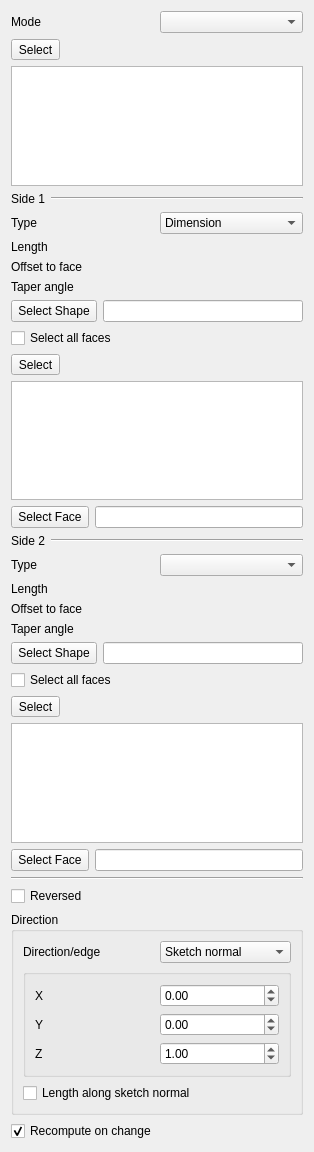
<?xml version="1.0" encoding="UTF-8"?>
<ui version="4.0">
 <class>PartDesignGui::TaskPadPocketParameters</class>
 <widget class="QWidget" name="PartDesignGui::TaskPadPocketParameters">
  <property name="geometry">
   <rect>
    <x>0</x>
    <y>0</y>
    <width>314</width>
    <height>1152</height>
   </rect>
  </property>
  <property name="windowTitle">
   <string notr="true">Form</string>
  </property>
  <layout class="QVBoxLayout" name="verticalLayout">
   <item>
    <layout class="QGridLayout" name="gridLayout">
     <item row="11" column="1">
      <widget class="Gui::PrefQuantitySpinBox" name="offsetEdit" native="true">
       <property name="keyboardTracking" stdset="0">
        <bool>false</bool>
       </property>
       <property name="unit" stdset="0">
        <string notr="true">mm</string>
       </property>
      </widget>
     </item>
     <item row="9" column="1">
      <widget class="QComboBox" name="changeMode">
       <item>
        <property name="text">
         <string>Dimension</string>
        </property>
       </item>
      </widget>
     </item>
     <item row="17" column="0">
      <widget class="QLabel" name="labelLength2">
       <property name="text">
        <string>Length</string>
       </property>
      </widget>
     </item>
     <item row="16" column="0">
      <widget class="QLabel" name="typeLabel2">
       <property name="text">
        <string>Type</string>
       </property>
      </widget>
     </item>
     <item row="19" column="0">
      <widget class="QLabel" name="labelTaperAngle2">
       <property name="toolTip">
        <string>Angle to taper the extrusion</string>
       </property>
       <property name="text">
        <string>Taper angle</string>
       </property>
      </widget>
     </item>
     <item row="19" column="1">
      <widget class="Gui::PrefQuantitySpinBox" name="taperEdit2" native="true">
       <property name="keyboardTracking" stdset="0">
        <bool>false</bool>
       </property>
       <property name="unit" stdset="0">
        <string notr="true">deg</string>
       </property>
      </widget>
     </item>
     <item row="0" column="0">
      <widget class="QLabel" name="sidesLabel">
       <property name="text">
        <string>Mode</string>
       </property>
      </widget>
     </item>
     <item row="8" column="0" colspan="2">
      <layout class="QHBoxLayout" name="verticalLayout_220">
       <property name="leftMargin">
        <number>0</number>
       </property>
       <property name="topMargin">
        <number>0</number>
       </property>
       <property name="rightMargin">
        <number>0</number>
       </property>
       <property name="bottomMargin">
        <number>0</number>
       </property>
       <item>
        <widget class="QLabel" name="side1Label">
         <property name="text">
          <string>Side 1</string>
         </property>
        </widget>
       </item>
       <item>
        <widget class="Line" name="line1">
         <property name="sizePolicy">
          <sizepolicy hsizetype="Expanding" vsizetype="Fixed">
           <horstretch>0</horstretch>
           <verstretch>0</verstretch>
          </sizepolicy>
         </property>
         <property name="orientation">
          <enum>Qt::Orientation::Horizontal</enum>
         </property>
        </widget>
       </item>
      </layout>
     </item>
     <item row="16" column="1">
      <widget class="QComboBox" name="changeMode2"/>
     </item>
     <item row="11" column="0">
      <widget class="QLabel" name="labelOffset">
       <property name="text">
        <string>Offset to face</string>
       </property>
      </widget>
     </item>
     <item row="12" column="1">
      <widget class="Gui::PrefQuantitySpinBox" name="taperEdit" native="true">
       <property name="keyboardTracking" stdset="0">
        <bool>false</bool>
       </property>
       <property name="unit" stdset="0">
        <string notr="true">deg</string>
       </property>
      </widget>
     </item>
     <item row="15" column="0" colspan="2">
      <layout class="QHBoxLayout" name="verticalLayout_221">
       <property name="leftMargin">
        <number>0</number>
       </property>
       <property name="topMargin">
        <number>0</number>
       </property>
       <property name="rightMargin">
        <number>0</number>
       </property>
       <property name="bottomMargin">
        <number>0</number>
       </property>
       <item>
        <widget class="QLabel" name="side2Label">
         <property name="text">
          <string>Side 2</string>
         </property>
        </widget>
       </item>
       <item>
        <widget class="Line" name="line2">
         <property name="sizePolicy">
          <sizepolicy hsizetype="Expanding" vsizetype="Fixed">
           <horstretch>0</horstretch>
           <verstretch>0</verstretch>
          </sizepolicy>
         </property>
         <property name="orientation">
          <enum>Qt::Orientation::Horizontal</enum>
         </property>
        </widget>
       </item>
      </layout>
     </item>
     <item row="17" column="1">
      <widget class="Gui::PrefQuantitySpinBox" name="lengthEdit2" native="true">
       <property name="keyboardTracking" stdset="0">
        <bool>false</bool>
       </property>
       <property name="unit" stdset="0">
        <string notr="true">mm</string>
       </property>
      </widget>
     </item>
     <item row="10" column="0">
      <widget class="QLabel" name="labelLength">
       <property name="text">
        <string>Length</string>
       </property>
      </widget>
     </item>
     <item row="10" column="1">
      <widget class="Gui::PrefQuantitySpinBox" name="lengthEdit" native="true">
       <property name="keyboardTracking" stdset="0">
        <bool>false</bool>
       </property>
       <property name="unit" stdset="0">
        <string notr="true">mm</string>
       </property>
      </widget>
     </item>
     <item row="0" column="1">
      <widget class="QComboBox" name="sidesMode"/>
     </item>
     <item row="18" column="0">
      <widget class="QLabel" name="labelOffset2">
       <property name="text">
        <string>Offset to face</string>
       </property>
      </widget>
     </item>
     <item row="13" column="0" colspan="2">
      <widget class="QFrame" name="upToShapeList">
       <property name="frameShadow">
        <enum>QFrame::Shadow::Plain</enum>
       </property>
       <property name="lineWidth">
        <number>0</number>
       </property>
       <layout class="QVBoxLayout">
        <property name="leftMargin">
         <number>0</number>
        </property>
        <property name="topMargin">
         <number>0</number>
        </property>
        <property name="rightMargin">
         <number>0</number>
        </property>
        <property name="bottomMargin">
         <number>0</number>
        </property>
        <item>
         <layout class="QGridLayout" name="_2">
          <item row="0" column="1">
           <widget class="QLineEdit" name="lineShapeName">
            <property name="readOnly">
             <bool>true</bool>
            </property>
           </widget>
          </item>
          <item row="0" column="0">
           <widget class="QToolButton" name="buttonShape">
            <property name="minimumSize">
             <size>
              <width>0</width>
              <height>22</height>
             </size>
            </property>
            <property name="text">
             <string>Select Shape</string>
            </property>
            <property name="checkable">
             <bool>true</bool>
            </property>
           </widget>
          </item>
         </layout>
        </item>
        <item>
         <widget class="QCheckBox" name="checkBoxAllFaces">
          <property name="enabled">
           <bool>true</bool>
          </property>
          <property name="toolTip">
           <string>Selects all faces of the shape</string>
          </property>
          <property name="text">
           <string>Select all faces</string>
          </property>
         </widget>
        </item>
        <item>
         <widget class="QWidget" name="upToShapeFaces" native="true">
          <layout class="QVBoxLayout" name="verticalLayout_2">
           <property name="leftMargin">
            <number>0</number>
           </property>
           <property name="topMargin">
            <number>0</number>
           </property>
           <property name="rightMargin">
            <number>0</number>
           </property>
           <property name="bottomMargin">
            <number>0</number>
           </property>
           <item>
            <widget class="QToolButton" name="buttonShapeFace">
             <property name="toolTip">
              <string>Toggles between selection and preview mode</string>
             </property>
             <property name="text">
              <string>Select</string>
             </property>
             <property name="checkable">
              <bool>true</bool>
             </property>
            </widget>
           </item>
           <item>
            <widget class="QListWidget" name="listWidgetReferences">
             <property name="selectionMode">
              <enum>QAbstractItemView::SelectionMode::ExtendedSelection</enum>
             </property>
            </widget>
           </item>
          </layout>
         </widget>
        </item>
       </layout>
      </widget>
     </item>
     <item row="21" column="0" colspan="2">
      <layout class="QGridLayout" name="gridLayout_52">
       <item row="0" column="1">
        <widget class="QLineEdit" name="lineFaceName2">
         <property name="readOnly">
          <bool>true</bool>
         </property>
        </widget>
       </item>
       <item row="0" column="0">
        <widget class="QToolButton" name="buttonFace2">
         <property name="minimumSize">
          <size>
           <width>0</width>
           <height>22</height>
          </size>
         </property>
         <property name="text">
          <string>Select Face</string>
         </property>
         <property name="checkable">
          <bool>true</bool>
         </property>
        </widget>
       </item>
      </layout>
     </item>
     <item row="14" column="0" colspan="2">
      <layout class="QGridLayout" name="gridLayout_5">
       <item row="0" column="1">
        <widget class="QLineEdit" name="lineFaceName">
         <property name="readOnly">
          <bool>true</bool>
         </property>
        </widget>
       </item>
       <item row="0" column="0">
        <widget class="QToolButton" name="buttonFace">
         <property name="minimumSize">
          <size>
           <width>0</width>
           <height>22</height>
          </size>
         </property>
         <property name="text">
          <string>Select Face</string>
         </property>
         <property name="checkable">
          <bool>true</bool>
         </property>
        </widget>
       </item>
      </layout>
     </item>
     <item row="12" column="0">
      <widget class="QLabel" name="labelTaperAngle">
       <property name="toolTip">
        <string>Angle to taper the extrusion</string>
       </property>
       <property name="text">
        <string>Taper angle</string>
       </property>
      </widget>
     </item>
     <item row="20" column="0" colspan="2">
      <widget class="QFrame" name="upToShapeList2">
       <property name="frameShadow">
        <enum>QFrame::Shadow::Plain</enum>
       </property>
       <property name="lineWidth">
        <number>0</number>
       </property>
       <layout class="QVBoxLayout">
        <property name="leftMargin">
         <number>0</number>
        </property>
        <property name="topMargin">
         <number>0</number>
        </property>
        <property name="rightMargin">
         <number>0</number>
        </property>
        <property name="bottomMargin">
         <number>0</number>
        </property>
        <item>
         <layout class="QGridLayout" name="_22">
          <item row="0" column="1">
           <widget class="QLineEdit" name="lineShapeName2">
            <property name="readOnly">
             <bool>true</bool>
            </property>
           </widget>
          </item>
          <item row="0" column="0">
           <widget class="QToolButton" name="buttonShape2">
            <property name="minimumSize">
             <size>
              <width>0</width>
              <height>22</height>
             </size>
            </property>
            <property name="text">
             <string>Select Shape</string>
            </property>
            <property name="checkable">
             <bool>true</bool>
            </property>
           </widget>
          </item>
         </layout>
        </item>
        <item>
         <widget class="QCheckBox" name="checkBoxAllFaces2">
          <property name="enabled">
           <bool>true</bool>
          </property>
          <property name="toolTip">
           <string>Selects all faces of the shape</string>
          </property>
          <property name="text">
           <string>Select all faces</string>
          </property>
         </widget>
        </item>
        <item>
         <widget class="QWidget" name="upToShapeFaces2" native="true">
          <layout class="QVBoxLayout" name="verticalLayout_222">
           <property name="leftMargin">
            <number>0</number>
           </property>
           <property name="topMargin">
            <number>0</number>
           </property>
           <property name="rightMargin">
            <number>0</number>
           </property>
           <property name="bottomMargin">
            <number>0</number>
           </property>
           <item>
            <widget class="QToolButton" name="buttonShapeFace2">
             <property name="toolTip">
              <string>Toggles between selection and preview mode</string>
             </property>
             <property name="text">
              <string>Select</string>
             </property>
             <property name="checkable">
              <bool>true</bool>
             </property>
            </widget>
           </item>
           <item>
            <widget class="QListWidget" name="listWidgetReferences2">
             <property name="selectionMode">
              <enum>QAbstractItemView::SelectionMode::ExtendedSelection</enum>
             </property>
            </widget>
           </item>
          </layout>
         </widget>
        </item>
       </layout>
      </widget>
     </item>
     <item row="9" column="0">
      <widget class="QLabel" name="textLabel1">
       <property name="text">
        <string>Type</string>
       </property>
      </widget>
     </item>
     <item row="18" column="1">
      <widget class="Gui::PrefQuantitySpinBox" name="offsetEdit2" native="true">
       <property name="keyboardTracking" stdset="0">
        <bool>false</bool>
       </property>
       <property name="unit" stdset="0">
        <string notr="true">mm</string>
       </property>
      </widget>
     </item>
     <item row="7" column="0" colspan="2">
      <layout class="QVBoxLayout" name="referencesLayout">
       <item>
        <widget class="QToolButton" name="buttonRefSel">
         <property name="sizePolicy">
          <sizepolicy hsizetype="Fixed" vsizetype="Fixed">
           <horstretch>0</horstretch>
           <verstretch>0</verstretch>
          </sizepolicy>
         </property>
         <property name="toolTip">
          <string>Enables or disables selection of the profile to extrude.</string>
         </property>
         <property name="text">
          <string>Select</string>
         </property>
         <property name="checkable">
          <bool>true</bool>
         </property>
        </widget>
       </item>
       <item>
        <widget class="QListWidget" name="profileListWidgetReferences">
         <property name="sizePolicy">
          <sizepolicy hsizetype="Expanding" vsizetype="Expanding">
           <horstretch>0</horstretch>
           <verstretch>0</verstretch>
          </sizepolicy>
         </property>
         <property name="selectionMode">
          <enum>QAbstractItemView::SelectionMode::ExtendedSelection</enum>
         </property>
        </widget>
       </item>
      </layout>
     </item>
    </layout>
   </item>
   <item>
    <widget class="Line" name="line">
     <property name="orientation">
      <enum>Qt::Orientation::Horizontal</enum>
     </property>
    </widget>
   </item>
   <item>
    <widget class="QCheckBox" name="checkBoxReversed">
     <property name="text">
      <string>Reversed</string>
     </property>
    </widget>
   </item>
   <item>
    <widget class="QGroupBox" name="groupBox">
     <property name="title">
      <string>Direction</string>
     </property>
     <layout class="QGridLayout" name="gridLayout_4">
      <item row="1" column="0">
       <widget class="QGroupBox" name="groupBoxDirection">
        <property name="enabled">
         <bool>true</bool>
        </property>
        <property name="toolTip">
         <string>Use custom vector for pad direction, otherwise
the sketch plane's normal vector will be used</string>
        </property>
        <property name="checkable">
         <bool>false</bool>
        </property>
        <property name="checked">
         <bool>false</bool>
        </property>
        <layout class="QGridLayout" name="gridLayout_2">
         <item row="0" column="0">
          <widget class="QLabel" name="labelXSkew">
           <property name="text">
            <string>X</string>
           </property>
          </widget>
         </item>
         <item row="0" column="1">
          <widget class="Gui::DoubleSpinBox" name="XDirectionEdit">
           <property name="toolTip">
            <string>X-component of direction vector</string>
           </property>
           <property name="keyboardTracking">
            <bool>false</bool>
           </property>
           <property name="minimum">
            <double>-100.000000000000000</double>
           </property>
           <property name="maximum">
            <double>100.000000000000000</double>
           </property>
           <property name="singleStep">
            <double>0.100000000000000</double>
           </property>
           <property name="unit" stdset="0">
            <string notr="true"/>
           </property>
          </widget>
         </item>
         <item row="1" column="0">
          <widget class="QLabel" name="labelYSkew">
           <property name="text">
            <string>Y</string>
           </property>
          </widget>
         </item>
         <item row="1" column="1">
          <widget class="Gui::DoubleSpinBox" name="YDirectionEdit">
           <property name="toolTip">
            <string>Y-component of direction vector</string>
           </property>
           <property name="keyboardTracking">
            <bool>false</bool>
           </property>
           <property name="minimum">
            <double>-100.000000000000000</double>
           </property>
           <property name="maximum">
            <double>100.000000000000000</double>
           </property>
           <property name="singleStep">
            <double>0.100000000000000</double>
           </property>
           <property name="unit" stdset="0">
            <string notr="true"/>
           </property>
          </widget>
         </item>
         <item row="2" column="0">
          <widget class="QLabel" name="labelZSkew">
           <property name="text">
            <string>Z</string>
           </property>
          </widget>
         </item>
         <item row="2" column="1">
          <widget class="Gui::DoubleSpinBox" name="ZDirectionEdit">
           <property name="toolTip">
            <string>Z-component of direction vector</string>
           </property>
           <property name="keyboardTracking">
            <bool>false</bool>
           </property>
           <property name="minimum">
            <double>-100.000000000000000</double>
           </property>
           <property name="maximum">
            <double>100.000000000000000</double>
           </property>
           <property name="singleStep">
            <double>0.100000000000000</double>
           </property>
           <property name="value">
            <double>1.000000000000000</double>
           </property>
           <property name="unit" stdset="0">
            <string notr="true"/>
           </property>
          </widget>
         </item>
        </layout>
       </widget>
      </item>
      <item row="2" column="0">
       <widget class="QCheckBox" name="checkBoxAlongDirection">
        <property name="enabled">
         <bool>true</bool>
        </property>
        <property name="toolTip">
         <string>If unchecked, the length will be
measured along the specified direction</string>
        </property>
        <property name="text">
         <string>Length along sketch normal</string>
        </property>
       </widget>
      </item>
      <item row="0" column="0">
       <layout class="QGridLayout" name="gridLayout_3">
        <item row="0" column="1">
         <widget class="QComboBox" name="directionCB">
          <property name="toolTip">
           <string>Set a direction or select an edge
from the model as reference</string>
          </property>
          <item>
           <property name="text">
            <string>Sketch normal</string>
           </property>
          </item>
          <item>
           <property name="text">
            <string>Select reference…</string>
           </property>
          </item>
          <item>
           <property name="text">
            <string>Custom direction</string>
           </property>
          </item>
         </widget>
        </item>
        <item row="0" column="0">
         <widget class="QLabel" name="labelEdge">
          <property name="text">
           <string>Direction/edge</string>
          </property>
         </widget>
        </item>
       </layout>
      </item>
     </layout>
    </widget>
   </item>
   <item>
    <widget class="QCheckBox" name="checkBoxUpdateView">
     <property name="text">
      <string>Recompute on change</string>
     </property>
     <property name="checked">
      <bool>true</bool>
     </property>
    </widget>
   </item>
  </layout>
 </widget>
 <customwidgets>
  <customwidget>
   <class>Gui::QuantitySpinBox</class>
   <extends>QWidget</extends>
   <header>Gui/QuantitySpinBox.h</header>
  </customwidget>
  <customwidget>
   <class>Gui::DoubleSpinBox</class>
   <extends>QDoubleSpinBox</extends>
   <header>Gui/SpinBox.h</header>
  </customwidget>
  <customwidget>
   <class>Gui::PrefQuantitySpinBox</class>
   <extends>Gui::QuantitySpinBox</extends>
   <header>Gui/PrefWidgets.h</header>
  </customwidget>
 </customwidgets>
 <resources/>
 <connections/>
</ui>
